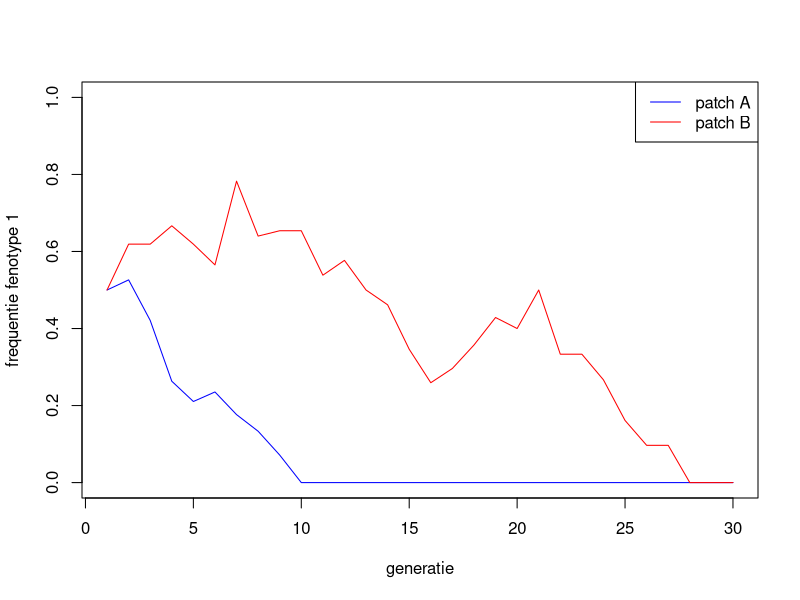

Here is the R script that generated this plot:
## ---- chunk 1
J <- 10 # patchgrootte

# start: evenveel fenotype 1 als 2
patch <- rep(c(1, 2), each = J/2) 
patch

# één generatie drift
patch <- sample(patch, J, replace = TRUE) 
patch
## ---- chunk 2
J <- 20 # startgrootte van elke patch
N_jaar <- 30 # aantal jaar
m <- 0.05 # migratiekans per individu, per generatie, alleen van A naar B

# Initiële verdelingen
patch_A <- rep(c(1, 2), each = J/2)
patch_B <- rep(c(1, 2), each = J/2)

# Vectoren om frequenties in op te slaan
freq1_A <- numeric(N_jaar)
freq1_B <- numeric(N_jaar)
freq1_A[1] <- mean(patch_A == 1)
freq1_B[1] <- mean(patch_B == 1)

for (i in 2:N_jaar) {
  # drift binnen elke patch afzonderlijk
  patch_A <- sample(patch_A, length(patch_A), replace = TRUE)
  patch_B <- sample(patch_B, length(patch_B), replace = TRUE)
  
  # migratie: elk individu in patch A heeft kans m om naar patch B te verhuizen
  migreert   <- runif(length(patch_A)) < m
  migranten  <- patch_A[migreert] # van A naar B
  patch_A    <- patch_A[!migreert] # blijven in A
  patch_B    <- c(patch_B, migranten) # toevoeging aan B
  
  freq1_A[i] <- if (length(patch_A) > 0) mean(patch_A == 1) else NA # nieuwe frequentie berekenen voor populatie A (indien niet uitgestorven)
  freq1_B[i] <- mean(patch_B == 1) # nieuwe frequentie berekenen voor populatie B
}

# plot met frequentie van fenotype 1 voor populatie A
plot(1:N_jaar, freq1_A, type = "l", col = "blue", 
     ylim = c(0, 1),
     xlab = "generatie", ylab = "frequentie fenotype 1")
# toevoeging plot voor populatie B
lines(1:N_jaar, freq1_B, col = "red")
# legenda
legend("topright", 
       legend = c("patch A", "patch B"),
       col = c("blue", "red"), lty = 1)
